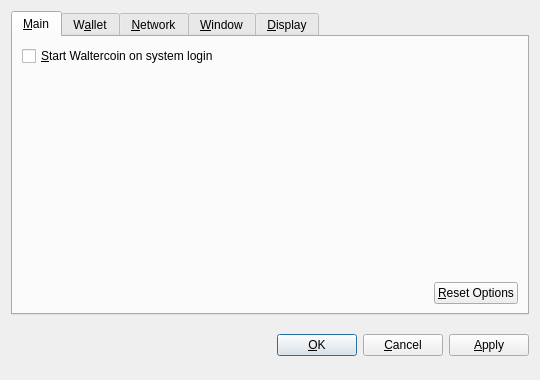
<?xml version="1.0" encoding="UTF-8"?>
<ui version="4.0">
 <class>OptionsDialog</class>
 <widget class="QDialog" name="OptionsDialog">
  <property name="geometry">
   <rect>
    <x>0</x>
    <y>0</y>
    <width>540</width>
    <height>380</height>
   </rect>
  </property>
  <property name="windowTitle">
   <string>Options</string>
  </property>
  <property name="modal">
   <bool>true</bool>
  </property>
  <layout class="QVBoxLayout" name="verticalLayout">
   <item>
    <widget class="QTabWidget" name="tabWidget">
     <property name="tabPosition">
      <enum>QTabWidget::North</enum>
     </property>
     <property name="currentIndex">
      <number>0</number>
     </property>
     <widget class="QWidget" name="tabMain">
      <attribute name="title">
       <string>&amp;Main</string>
      </attribute>
      <layout class="QVBoxLayout" name="verticalLayout_Main">
       <item>
        <widget class="QCheckBox" name="bitcoinAtStartup">
         <property name="toolTip">
          <string>Automatically start Waltercoin after logging in to the system.</string>
         </property>
         <property name="text">
          <string>&amp;Start Waltercoin on system login</string>
         </property>
        </widget>
       </item>
       <item>
        <spacer name="verticalSpacer_Main">
         <property name="orientation">
          <enum>Qt::Vertical</enum>
         </property>
         <property name="sizeHint" stdset="0">
          <size>
           <width>20</width>
           <height>40</height>
          </size>
         </property>
        </spacer>
       </item>
       <item>
        <layout class="QHBoxLayout" name="horizontalLayout_2_Main">
         <item>
          <spacer name="horizontalSpacer_2_Main">
           <property name="orientation">
            <enum>Qt::Horizontal</enum>
           </property>
           <property name="sizeHint" stdset="0">
            <size>
             <width>40</width>
             <height>20</height>
            </size>
           </property>
          </spacer>
         </item>
         <item>
          <widget class="QPushButton" name="resetButton">
           <property name="toolTip">
            <string>Reset all client options to default.</string>
           </property>
           <property name="text">
            <string>&amp;Reset Options</string>
           </property>
           <property name="autoDefault">
            <bool>false</bool>
           </property>
          </widget>
         </item>
        </layout>
       </item>
      </layout>
     </widget>
     <widget class="QWidget" name="tabWallet">
      <attribute name="title">
       <string>W&amp;allet</string>
      </attribute>
      <layout class="QVBoxLayout" name="verticalLayout_Network">
       <item>
        <widget class="QLabel" name="transactionFeeInfoLabel">
         <property name="text">
          <string>Optional transaction fee per kB that helps make sure your transactions are processed quickly. Most transactions are 1 kB.</string>
         </property>
         <property name="textFormat">
          <enum>Qt::PlainText</enum>
         </property>
         <property name="wordWrap">
          <bool>true</bool>
         </property>
        </widget>
       </item>
       <item>
        <layout class="QHBoxLayout" name="horizontalLayout_1_Main">
         <item>
          <widget class="QLabel" name="transactionFeeLabel">
           <property name="text">
            <string>Pay transaction &amp;fee</string>
           </property>
           <property name="textFormat">
            <enum>Qt::PlainText</enum>
           </property>
           <property name="buddy">
            <cstring>transactionFee</cstring>
           </property>
          </widget>
         </item>
         <item>
          <widget class="BitcoinAmountField" name="transactionFee"/>
         </item>
         <item>
          <spacer name="horizontalSpacer_1_Main">
           <property name="orientation">
            <enum>Qt::Horizontal</enum>
           </property>
           <property name="sizeHint" stdset="0">
            <size>
             <width>40</width>
             <height>20</height>
            </size>
           </property>
          </spacer>
         </item>
        </layout>
       </item>
       <item>
        <widget class="QLabel" name="label">
         <property name="text">
          <string>If you disable the spending of unconfirmed change, the change from a transaction cannot be used until that transaction has at least one confirmation. This also affects how your balance is computed.</string>
         </property>
         <property name="wordWrap">
          <bool>true</bool>
         </property>
        </widget>
       </item>
       <item>
        <widget class="QCheckBox" name="spendZeroConfChange">
         <property name="text">
          <string>Spend unconfirmed change  (experts only)</string>
         </property>
        </widget>
       </item>
       <item>
        <spacer name="verticalSpacer">
         <property name="orientation">
          <enum>Qt::Vertical</enum>
         </property>
         <property name="sizeHint" stdset="0">
          <size>
           <width>20</width>
           <height>40</height>
          </size>
         </property>
        </spacer>
       </item>
      </layout>
     </widget>
     <widget class="QWidget" name="tabNetwork">
      <attribute name="title">
       <string>&amp;Network</string>
      </attribute>
      <layout class="QVBoxLayout" name="verticalLayout_Network">
       <item>
        <widget class="QCheckBox" name="mapPortUpnp">
         <property name="toolTip">
          <string>Automatically open the Waltercoin client port on the router. This only works when your router supports UPnP and it is enabled.</string>
         </property>
         <property name="text">
          <string>Map port using &amp;UPnP</string>
         </property>
        </widget>
       </item>
       <item>
        <widget class="QCheckBox" name="connectSocks">
         <property name="toolTip">
          <string>Connect to the Waltercoin network through a SOCKS proxy (e.g. when connecting through Tor).</string>
         </property>
         <property name="text">
          <string>&amp;Connect through SOCKS proxy:</string>
         </property>
        </widget>
       </item>
       <item>
        <layout class="QHBoxLayout" name="horizontalLayout_Network">
         <item>
          <widget class="QLabel" name="proxyIpLabel">
           <property name="text">
            <string>Proxy &amp;IP:</string>
           </property>
           <property name="textFormat">
            <enum>Qt::PlainText</enum>
           </property>
           <property name="buddy">
            <cstring>proxyIp</cstring>
           </property>
          </widget>
         </item>
         <item>
          <widget class="QValidatedLineEdit" name="proxyIp">
           <property name="maximumSize">
            <size>
             <width>140</width>
             <height>16777215</height>
            </size>
           </property>
           <property name="toolTip">
            <string>IP address of the proxy (e.g. 127.0.0.1)</string>
           </property>
          </widget>
         </item>
         <item>
          <widget class="QLabel" name="proxyPortLabel">
           <property name="text">
            <string>&amp;Port:</string>
           </property>
           <property name="textFormat">
            <enum>Qt::PlainText</enum>
           </property>
           <property name="buddy">
            <cstring>proxyPort</cstring>
           </property>
          </widget>
         </item>
         <item>
          <widget class="QLineEdit" name="proxyPort">
           <property name="maximumSize">
            <size>
             <width>55</width>
             <height>16777215</height>
            </size>
           </property>
           <property name="toolTip">
            <string>Port of the proxy (e.g. 9050)</string>
           </property>
          </widget>
         </item>
         <item>
          <widget class="QLabel" name="socksVersionLabel">
           <property name="text">
            <string>SOCKS &amp;Version:</string>
           </property>
           <property name="textFormat">
            <enum>Qt::PlainText</enum>
           </property>
           <property name="buddy">
            <cstring>socksVersion</cstring>
           </property>
          </widget>
         </item>
         <item>
          <widget class="QValueComboBox" name="socksVersion">
           <property name="toolTip">
            <string>SOCKS version of the proxy (e.g. 5)</string>
           </property>
          </widget>
         </item>
         <item>
          <spacer name="horizontalSpacer_Network">
           <property name="orientation">
            <enum>Qt::Horizontal</enum>
           </property>
           <property name="sizeHint" stdset="0">
            <size>
             <width>40</width>
             <height>20</height>
            </size>
           </property>
          </spacer>
         </item>
        </layout>
       </item>
       <item>
        <spacer name="verticalSpacer_Network">
         <property name="orientation">
          <enum>Qt::Vertical</enum>
         </property>
         <property name="sizeHint" stdset="0">
          <size>
           <width>20</width>
           <height>40</height>
          </size>
         </property>
        </spacer>
       </item>
      </layout>
     </widget>
     <widget class="QWidget" name="tabWindow">
      <attribute name="title">
       <string>&amp;Window</string>
      </attribute>
      <layout class="QVBoxLayout" name="verticalLayout_Window">
       <item>
        <widget class="QCheckBox" name="minimizeToTray">
         <property name="toolTip">
          <string>Show only a tray icon after minimizing the window.</string>
         </property>
         <property name="text">
          <string>&amp;Minimize to the tray instead of the taskbar</string>
         </property>
        </widget>
       </item>
       <item>
        <widget class="QCheckBox" name="minimizeOnClose">
         <property name="toolTip">
          <string>Minimize instead of exit the application when the window is closed. When this option is enabled, the application will be closed only after selecting Quit in the menu.</string>
         </property>
         <property name="text">
          <string>M&amp;inimize on close</string>
         </property>
        </widget>
       </item>
       <item>
        <spacer name="verticalSpacer_Window">
         <property name="orientation">
          <enum>Qt::Vertical</enum>
         </property>
         <property name="sizeHint" stdset="0">
          <size>
           <width>20</width>
           <height>40</height>
          </size>
         </property>
        </spacer>
       </item>
      </layout>
     </widget>
     <widget class="QWidget" name="tabDisplay">
      <attribute name="title">
       <string>&amp;Display</string>
      </attribute>
      <layout class="QVBoxLayout" name="verticalLayout_Display">
       <item>
        <layout class="QHBoxLayout" name="horizontalLayout_1_Display">
         <item>
          <widget class="QLabel" name="langLabel">
           <property name="text">
            <string>User Interface &amp;language:</string>
           </property>
           <property name="textFormat">
            <enum>Qt::PlainText</enum>
           </property>
           <property name="buddy">
            <cstring>lang</cstring>
           </property>
          </widget>
         </item>
         <item>
          <widget class="QValueComboBox" name="lang">
           <property name="toolTip">
            <string>The user interface language can be set here. This setting will take effect after restarting Waltercoin.</string>
           </property>
          </widget>
         </item>
        </layout>
       </item>
       <item>
        <layout class="QHBoxLayout" name="horizontalLayout_2_Display">
         <item>
          <widget class="QLabel" name="unitLabel">
           <property name="text">
            <string>&amp;Unit to show amounts in:</string>
           </property>
           <property name="textFormat">
            <enum>Qt::PlainText</enum>
           </property>
           <property name="buddy">
            <cstring>unit</cstring>
           </property>
          </widget>
         </item>
         <item>
          <widget class="QValueComboBox" name="unit">
           <property name="toolTip">
            <string>Choose the default subdivision unit to show in the interface and when sending coins.</string>
           </property>
          </widget>
         </item>
        </layout>
       </item>
       <item>
        <widget class="QCheckBox" name="displayAddresses">
         <property name="toolTip">
          <string>Whether to show Waltercoin addresses in the transaction list or not.</string>
         </property>
         <property name="text">
          <string>&amp;Display addresses in transaction list</string>
         </property>
        </widget>
       </item>
       <item>
        <widget class="QCheckBox" name="coinControlFeatures">
         <property name="toolTip">
          <string>Whether to show coin control features or not.</string>
         </property>
         <property name="text">
          <string>Display coin &amp;control features (experts only!)</string>
         </property>
        </widget>
       </item>
       <item>
        <spacer name="verticalSpacer_Display">
         <property name="orientation">
          <enum>Qt::Vertical</enum>
         </property>
         <property name="sizeHint" stdset="0">
          <size>
           <width>20</width>
           <height>40</height>
          </size>
         </property>
        </spacer>
       </item>
      </layout>
     </widget>
    </widget>
   </item>
   <item>
    <layout class="QHBoxLayout" name="horizontalLayout_Buttons">
     <item>
      <spacer name="horizontalSpacer_1">
       <property name="orientation">
        <enum>Qt::Horizontal</enum>
       </property>
       <property name="sizeHint" stdset="0">
        <size>
         <width>40</width>
         <height>48</height>
        </size>
       </property>
      </spacer>
     </item>
     <item>
      <widget class="QLabel" name="statusLabel">
       <property name="font">
        <font>
         <weight>75</weight>
         <bold>true</bold>
        </font>
       </property>
       <property name="text">
        <string/>
       </property>
       <property name="textFormat">
        <enum>Qt::PlainText</enum>
       </property>
       <property name="wordWrap">
        <bool>true</bool>
       </property>
      </widget>
     </item>
     <item>
      <spacer name="horizontalSpacer_2">
       <property name="orientation">
        <enum>Qt::Horizontal</enum>
       </property>
       <property name="sizeHint" stdset="0">
        <size>
         <width>40</width>
         <height>48</height>
        </size>
       </property>
      </spacer>
     </item>
     <item>
      <widget class="QPushButton" name="okButton">
       <property name="text">
        <string>&amp;OK</string>
       </property>
      </widget>
     </item>
     <item>
      <widget class="QPushButton" name="cancelButton">
       <property name="text">
        <string>&amp;Cancel</string>
       </property>
       <property name="autoDefault">
        <bool>false</bool>
       </property>
      </widget>
     </item>
     <item>
      <widget class="QPushButton" name="applyButton">
       <property name="text">
        <string>&amp;Apply</string>
       </property>
       <property name="autoDefault">
        <bool>false</bool>
       </property>
      </widget>
     </item>
    </layout>
   </item>
  </layout>
 </widget>
 <customwidgets>
  <customwidget>
   <class>BitcoinAmountField</class>
   <extends>QSpinBox</extends>
   <header>bitcoinamountfield.h</header>
  </customwidget>
  <customwidget>
   <class>QValueComboBox</class>
   <extends>QComboBox</extends>
   <header>qvaluecombobox.h</header>
  </customwidget>
  <customwidget>
   <class>QValidatedLineEdit</class>
   <extends>QLineEdit</extends>
   <header>qvalidatedlineedit.h</header>
  </customwidget>
 </customwidgets>
 <resources/>
 <connections/>
</ui>
